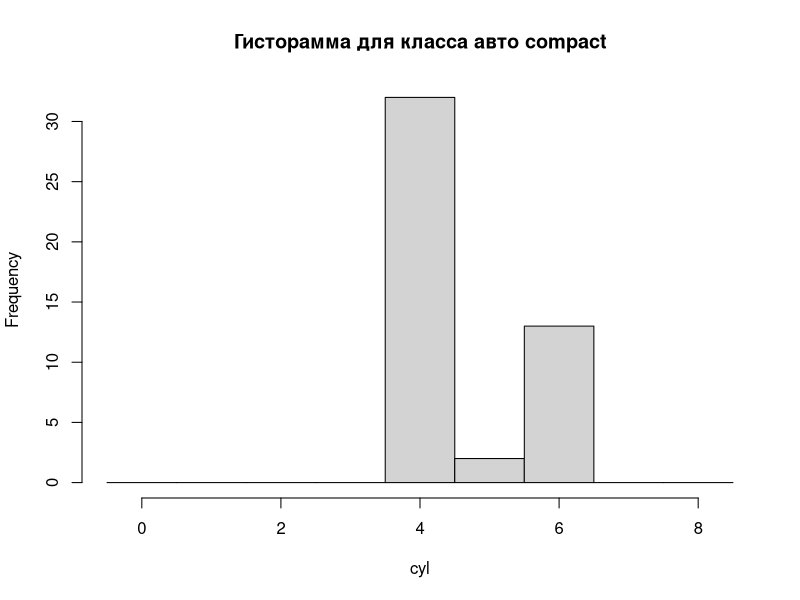
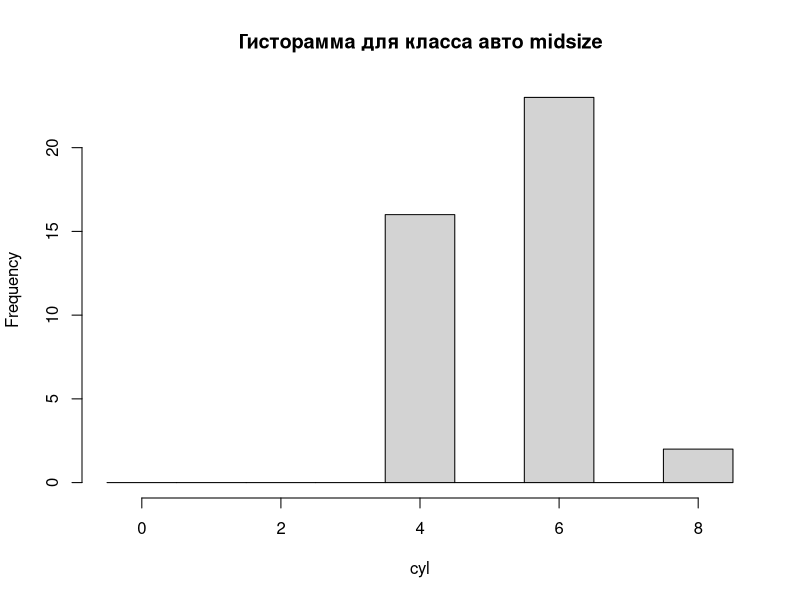
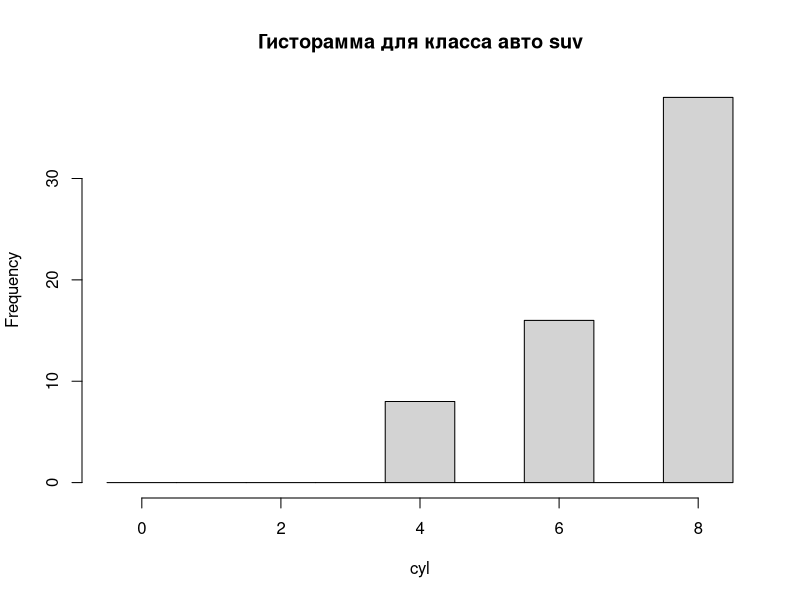
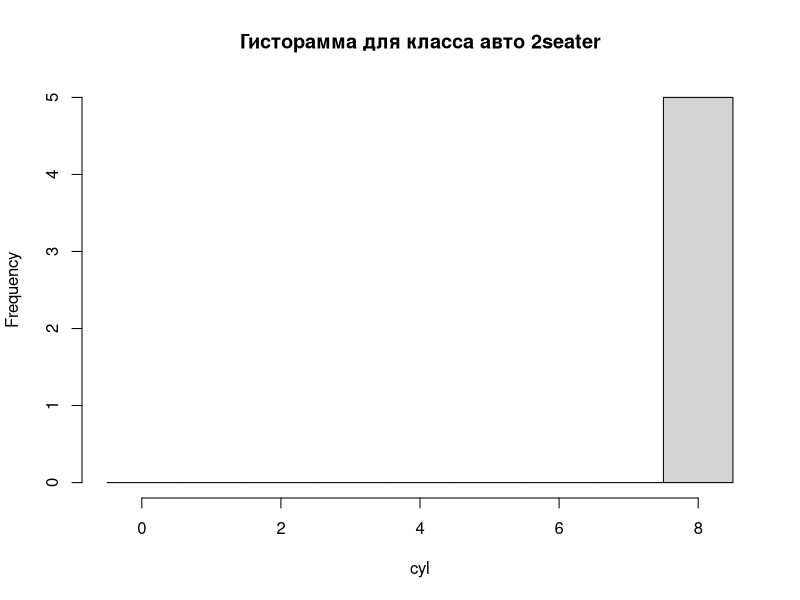
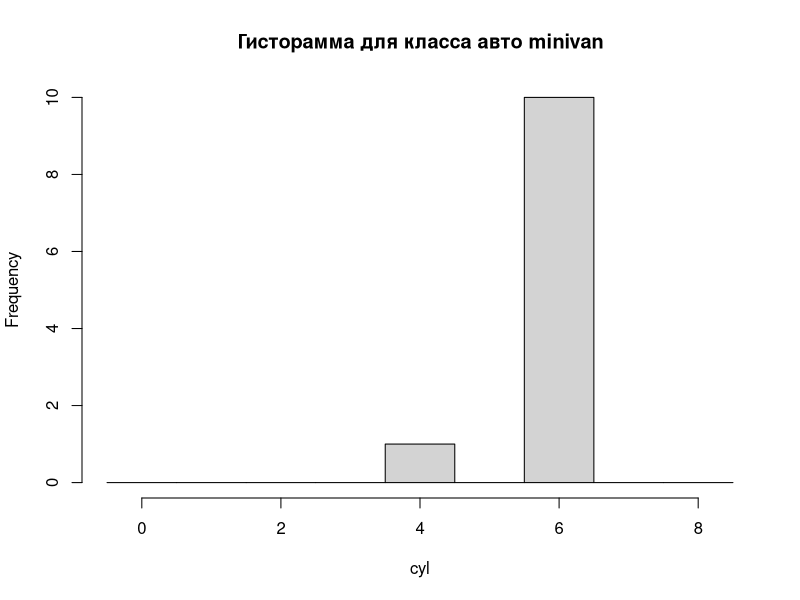
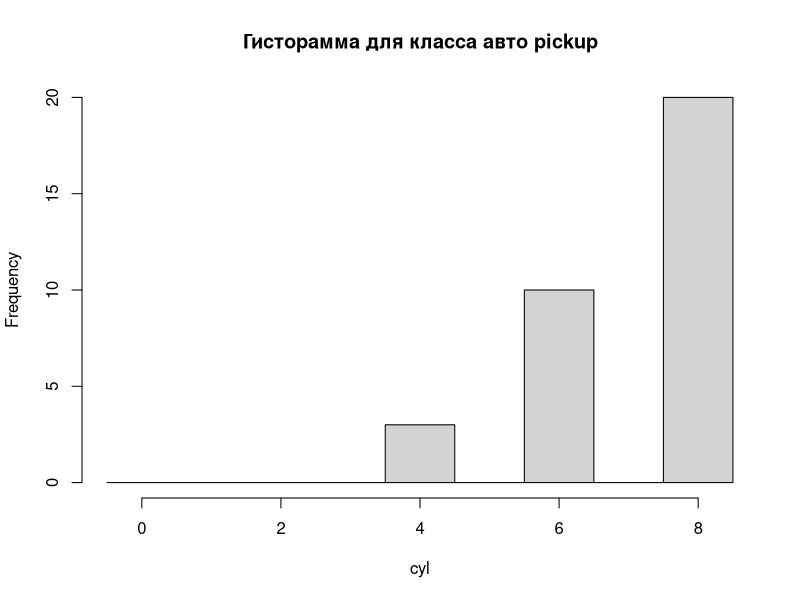
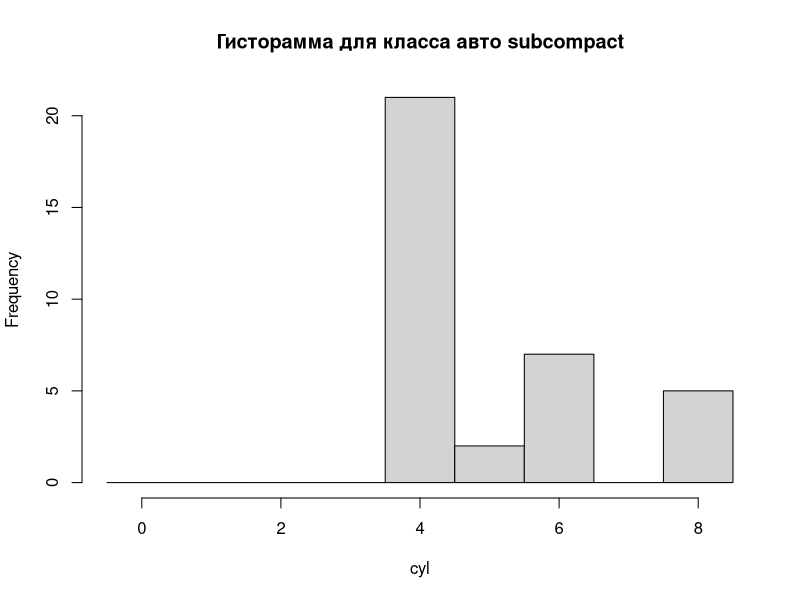
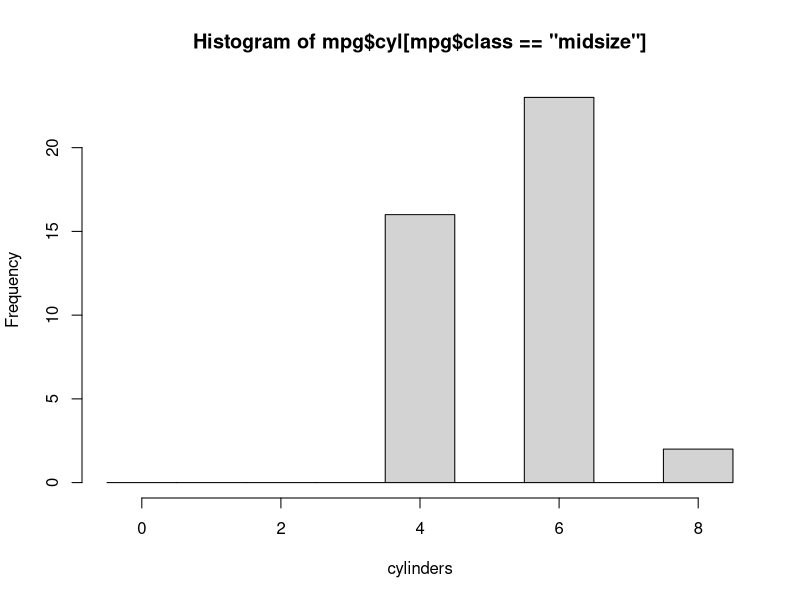

These charts were generated, in order, by the following R code:
library(purrr)


list1 = list(
  city1=list(name='Moscow',pop=12e9),
  city2=list(name='Istanbul',pop=16e9))

list1["city1"]
list1[["city1"]]
list1[["city1"]][["name"]]
get_pop <- function ( litem) { litem [["pop"]] }
lapply(list1, get_pop)

(pop_list <- map(list1,get_pop) ) # lapply
(pop_v<-map_dbl(list1,get_pop)) # map_dbl -- sapply 
str(pop_v)
map_chr(list1,~.x[["name"]])

x=1:10
n=-(1:10)

map2(x,n, .f= function(x1,x2) x1^x2 )
map2_dbl(x,n, .f= function(x1,x2) x1^x2 )
#  ~ = formula operator
map2_dbl(x,n,  ~ .x^.y )
map2_dbl(x,n,  ~ .1^.2 )


## return even items from x
keep(x, ~ .x %% 2 == 0)
discard(x, ~ .x %% 2 != 0)

## 1 item
detect(x, ~ .x %% 2 == 0)
detect_index(x, ~ .x %% 2 == 0)
## right - to - left lookup
detect(x, ~ .x %% 2 == 0,.dir = "backward")
detect_index(x, ~ .x %% 2 == 0 ,.dir = "backward")

##
list2 = list(
  city1=list(name='Moscow',stats=list(pop=12e9)),
  city2=list(name='Istanbul',stats=list(pop=16e9,area=5343)))
## map : extractor 

map(list2,.f=c(2,2))
map(list2,.f=list(2,"pop"))
map(list2,.f=list(2,"area"),.default=NA)
map_chr(list2,.f="name",.default=NA)


## Задача отбрать элементы >200
mtcars$hp 

keep(mtcars$hp, ~.x>200)

mtcars[ map_lgl(mtcars$hp, ~.x>200), ]

## hist -- гисторрамма в базовой графике
library(tidyverse)
class_v <- unique(mpg$class)
class_v
hist_func=function(cls) 
  hist(
    mpg$cyl[mpg$class==cls], 
    main=str_glue("Гисторамма для класса авто {cls}"),xlab="cyl",
    breaks = 0.5+-1:8)
walk(.x = class_v, .f= hist_func  )

h1 <- hist(mpg$cyl[mpg$class=="midsize"],xlab="cylinders",breaks = 0.5+-1:8)
h1
unique(mpg$class)


hist_mapper <- as_mapper(~ hist(
  mpg$cyl[mpg$class==.x], 
  main=str_glue("Гисторамма для класса авто {.x}"),xlab="cyl",
  breaks = 0.5+-1:8))
walk(.x=class_v,.f=hist_mapper)
hist_list <- map(.x=class_v,.f=hist_mapper)
names(hist_list) <- class_v
